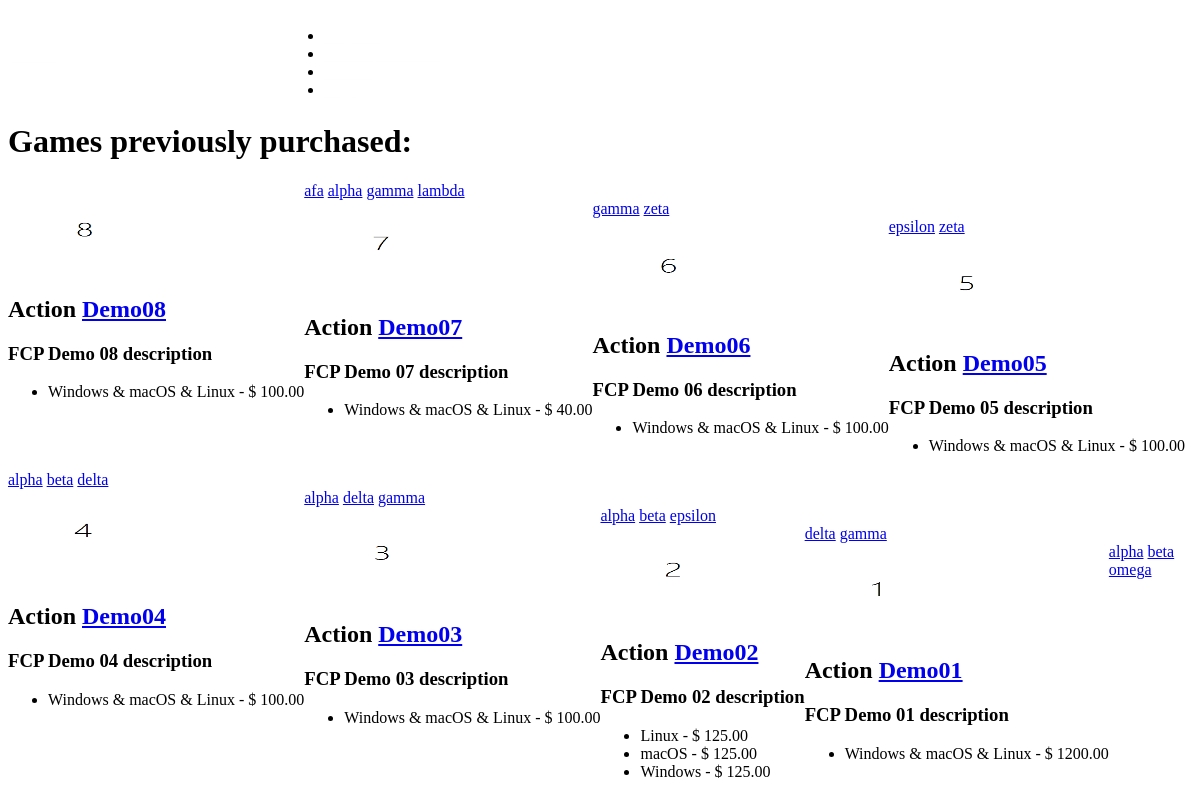
/games/purchased/ (signed in), run on the app's committed database.
### games/models.py (models this page shows, shortened)
class Game(models.Model):
	ACTION = 'AC'
	ADVENTURE = 'AD'
	RACING = 'RA'
	RPG = 'RP'
	SIMULATION = 'SI'
	SPORTS = 'SP'
	STRATEGY = 'ST'
	GALGAME = 'GG'
	GENRES = (
		(ACTION, 'Action'),
		(ADVENTURE, 'Adventure'),
		(RACING, 'Racing'),
		(RPG, 'RPG'),
		(SIMULATION, 'Simulation'),
		(SPORTS, 'Sports'),
		(STRATEGY, 'Strategy'),
		(GALGAME, 'GalGame')
	)
	genre = models.CharField(max_length=2, choices=GENRES)
	title = models.CharField(max_length=100, unique=True)
	description = models.CharField(max_length=100)
	detail = models.TextField()
	thumbnail = models.ImageField(upload_to='images/thumbnails')
	cover = models.ImageField(upload_to='images/covers')
	date_published = models.DateField(default = datetime.datetime.now, blank = True)

class Item(models.Model):
	LINUX = 'L'
	MACOS = 'M'
	WINDOWS = 'W'
	WINDOWSandMACOS = 'W&M'
	WINDOWSandLINUX = 'W&L'
	MACOSandLINUX = 'M&L'
	WINDOWSandMACOSandLINUX = 'W&M&L'
	PLATFORMS = (
		(LINUX, 'Linux'),
		(MACOS, 'macOS'),
		(WINDOWS, 'Windows'),
		(WINDOWSandMACOS, 'Windows & macOS'),
		(WINDOWSandLINUX, 'Windows & Linux'),
		(MACOSandLINUX, 'macOS & Linux'),
		(WINDOWSandMACOSandLINUX, 'Windows & macOS & Linux'),
	)
	platform = models.CharField(max_length=5, choices=PLATFORMS)
	game = models.ForeignKey(Game, on_delete=models.CASCADE, related_name='items')
	price = models.DecimalField(max_digits=10, decimal_places=2)
	class Meta:
		unique_together = ["game", "platform"]

### tags/models.py (models this page shows, shortened)
class Tag(models.Model):
	label = models.TextField(max_length=100)
	objects = TagManager()

### games/views.py (the view)
@login_required
def purchased(request):
    member = request.user.member
    PurchaseRecords = member.get_purchase_history().all().order_by('-date_time')
    games = []
    for record in PurchaseRecords:
        if record.item.game not in games:
            games.append(record.item.game)
    context = {'games': games, 'len': len(games)}
    return render(request, 'member/purchased.html', context)

### member/models.py (called while the page is built)
    def get_purchase_history(self):
        return self.purchase_records

### member/templates/member/purchased.html (shortened to what this page needs)
{% load static %}
<!doctype html>
<html>
  <head>
    <link href="//cdn.muicss.com/mui-0.9.15/css/mui.min.css" rel="stylesheet" type="text/css" />
    <link href="{% static "game.css" %}" rel = "stylesheet" type = "text/css"/>
	  </head>
	  <body>
	  <header class="mui-appbar mui--z1">
      <div class="mui-container">
        <table width="100%">
          <tr class="mui--appbar-height">
            <td class="mui--text-title"><a style = “color:white;" href="/">FUME</a></td>
            <td align="left">
              <ul class="mui-list--inline mui--text-body2">
                {% if user.is_authenticated %}
                <li><a href="{% url 'member:logout' %}">Log Out</a></li>
                <li><a href="{% url 'games:purchased' %}">Games purchased</a></li>
                {% else %}
                <li><a href="{% url 'member:signup' %}">Sign Up</a></li>
                <li><a href="{% url 'member:login' %}">Log In</a></li>
                {% endif %}
                <li><a href="{% url 'games:genres' %}">Genres</a></li>
                <li><a href = "{% url 'tags:view_all_tags'%}">Tags</a></li>
              </ul>
            </td>
          </tr>
        </table>
      </div>
    </header>
<div class = "mui-container">
<div class = "mui-panel">
<h1 > Games previously purchased: </h1>
{% if len < 1 %}
	<h2>No purchase records yet.</h2>
{% else %}
  {% for game in games %}
    <div class = "featured_games_item mui-panel">
        <div style = "float:left">
        <img src="{{ game.thumbnail.url }}" height="90" width="160">
        <h2><b>{{ game.get_genre_display }}</b> <a href="{% url 'games:game' game.id %}">{{ game.title }}</a></h2>
        <h3>{{ game.description }}</h3>
        <ul>
            {% for item in game.items.all %}
                <li>{{ item.get_platform_display }} - $ {{ item.price }}</li>
            {% endfor %}
        </ul>
        </div>
        <div>
        {% regroup game.tag_items.all|dictsort:'tag.label' by tag.label as tags %}
        {% for tag in tags %}
        <li class = "tagli" style = "display:inline">
            <a class="tagButton purchaseButton mui-btn mui-btn--primary mui-btn--raised" href="{% url 'tags:view_games_by_tag' tag.grouper %}">{{ tag.grouper }}</a></li>
        {% endfor %}
        </div>
    </div>
    {% endfor %}
{% endif %}
</div>
</div>
</body>

### games/static/game.css (style rules this page uses)
.tagli { display: inline }
html, body { height: 100%; }
html, body, input, textarea, button { -webkit-font-smoothing: antialiased; -moz-osx-font-smoothing: grayscale; text-shadow: 1px 1px 1px rgba(0, 0, 0, 0.004); }
header { top: 0; right: 0; left: 0; z-index: 2; }
header ul.mui-list--inline { margin-bottom: 0; }
header a { color: white; }

### data on the page
Game: thumbnail (picture), genre "Action", title "Demo08", description "FCP Demo 08 description"
Item: platform "Windows & macOS & Linux", price "100.00"
Tag: grouper "afa"
Tag: grouper "alpha" "alpha" "alpha" "alpha" "alpha"
Tag: grouper "gamma" "gamma" "gamma" "gamma"
Tag: grouper "lambda"
Game: thumbnail (picture), genre "Action", title "Demo07", description "FCP Demo 07 description"
Item: platform "Windows & macOS & Linux", price "40.00"
Tag: grouper "zeta" "zeta"
Game: thumbnail (picture), genre "Action", title "Demo06", description "FCP Demo 06 description"
Item: platform "Windows & macOS & Linux", price "100.00"
Tag: grouper "epsilon" "epsilon"
Game: thumbnail (picture), genre "Action", title "Demo05", description "FCP Demo 05 description"
Item: platform "Windows & macOS & Linux", price "100.00"
Tag: grouper "beta" "beta" "beta"
Tag: grouper "delta" "delta" "delta"
Game: thumbnail (picture), genre "Action", title "Demo04", description "FCP Demo 04 description"
Item: platform "Windows & macOS & Linux", price "100.00"
Game: thumbnail (picture), genre "Action", title "Demo03", description "FCP Demo 03 description"
Item: platform "Windows & macOS & Linux", price "100.00"
Game: thumbnail (picture), genre "Action", title "Demo02", description "FCP Demo 02 description"
Item: platform "Linux", price "125.00"
Item: platform "macOS", price "125.00"
Item: platform "Windows", price "125.00"
Game: thumbnail (picture), genre "Action", title "Demo01", description "FCP Demo 01 description"
Item: platform "Windows & macOS & Linux", price "1200.00"
Tag: grouper "omega"
